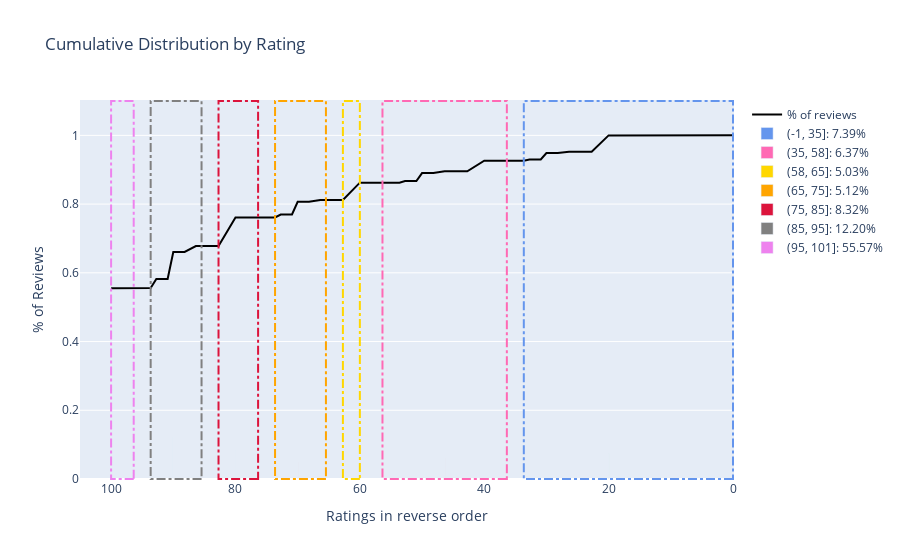

Notebook code for this chart:
### Markdown cell above
**Visualize the distribution of reviews by rating levels**:

### Code cell
from student_voices import visuals

fig = visuals.plot_cumulative_rating_dist(site_data)
fig.show()

### Figure 1 — Plotly figure (JSON) as saved in the notebook; plotly's stock layout.template omitted (floating-point values rounded to 4 significant figures)
{"data": [{"line": {"color": "black", "width": 2}, "name": "% of reviews", "type": "scatter", "x": [100, 96.36, 93.64, 92.73, 90.91, 90, 88.18, 86.36, 85.45, 82.73, 80, 76.36, 73.64, 72.73, 70.91, 70, 68.18, 66.36, 65.45, 62.73, 60, 56.36, 53.64, 52.73, 50.91, 50, 48.18, 46.36, 45.45, 42.73, 40, 36.36, 33.64, 32.73, 30.91, 30, 28.18, 26.36, 25.45, 22.73, 20, 0], "y": [0.5554, 0.5557, 0.5559, 0.5819, 0.5821, 0.6605, 0.6607, 0.6777, 0.6777, 0.6778, 0.7609, 0.761, 0.761, 0.7696, 0.7697, 0.8067, 0.8067, 0.8121, 0.8121, 0.8122, 0.8624, 0.8624, 0.8624, 0.8669, 0.8669, 0.8901, 0.8902, 0.8952, 0.8953, 0.8953, 0.9261, 0.9261, 0.9262, 0.9298, 0.9299, 0.9487, 0.9488, 0.9521, 0.9523, 0.9524, 1.0, 1]}, {"marker": {"color": "cornflowerblue"}, "name": "(-1, 35]: 7.39%", "showlegend": true, "text": "7.39%", "type": "bar", "visible": true, "width": [0], "x": [20], "y": [0.07389]}, {"marker": {"color": "hotpink"}, "name": "(35, 58]: 6.37%", "showlegend": true, "text": "6.37%", "type": "bar", "visible": true, "width": [0], "x": [46.36], "y": [0.0637]}, {"marker": {"color": "gold"}, "name": "(58, 65]: 5.03%", "showlegend": true, "text": "5.03%", "type": "bar", "visible": true, "width": [0], "x": [60], "y": [0.05027]}, {"marker": {"color": "orange"}, "name": "(65, 75]: 5.12%", "showlegend": true, "text": "5.12%", "type": "bar", "visible": true, "width": [0], "x": [70], "y": [0.05119]}, {"marker": {"color": "crimson"}, "name": "(75, 85]: 8.32%", "showlegend": true, "text": "8.32%", "type": "bar", "visible": true, "width": [0], "x": [80], "y": [0.08321]}, {"marker": {"color": "grey"}, "name": "(85, 95]: 12.20%", "showlegend": true, "text": "12.20%", "type": "bar", "visible": true, "width": [0], "x": [90], "y": [0.122]}, {"marker": {"color": "violet"}, "name": "(95, 101]: 55.57%", "showlegend": true, "text": "55.57%", "type": "bar", "visible": true, "width": [0], "x": [100], "y": [0.5557]}], "layout": {"shapes": [{"line": {"color": "cornflowerblue", "dash": "dashdot"}, "name": "(-1, 35]", "type": "rect", "x0": 0, "x1": 33.64, "y0": 0, "y1": 1.1}, {"line": {"color": "hotpink", "dash": "dashdot"}, "name": "(35, 58]", "type": "rect", "x0": 36.36, "x1": 56.36, "y0": 0, "y1": 1.1}, {"line": {"color": "gold", "dash": "dashdot"}, "name": "(58, 65]", "type": "rect", "x0": 60, "x1": 62.73, "y0": 0, "y1": 1.1}, {"line": {"color": "orange", "dash": "dashdot"}, "name": "(65, 75]", "type": "rect", "x0": 65.45, "x1": 73.64, "y0": 0, "y1": 1.1}, {"line": {"color": "crimson", "dash": "dashdot"}, "name": "(75, 85]", "type": "rect", "x0": 76.36, "x1": 82.73, "y0": 0, "y1": 1.1}, {"line": {"color": "grey", "dash": "dashdot"}, "name": "(85, 95]", "type": "rect", "x0": 85.45, "x1": 93.64, "y0": 0, "y1": 1.1}, {"line": {"color": "violet", "dash": "dashdot"}, "name": "(95, 101]", "type": "rect", "x0": 96.36, "x1": 100, "y0": 0, "y1": 1.1}], "showlegend": true, "title": {"text": "Cumulative Distribution by Rating"}, "xaxis": {"autorange": "reversed", "title": {"text": "Ratings in reverse order"}}, "yaxis": {"title": {"text": "% of Reviews"}}}}
